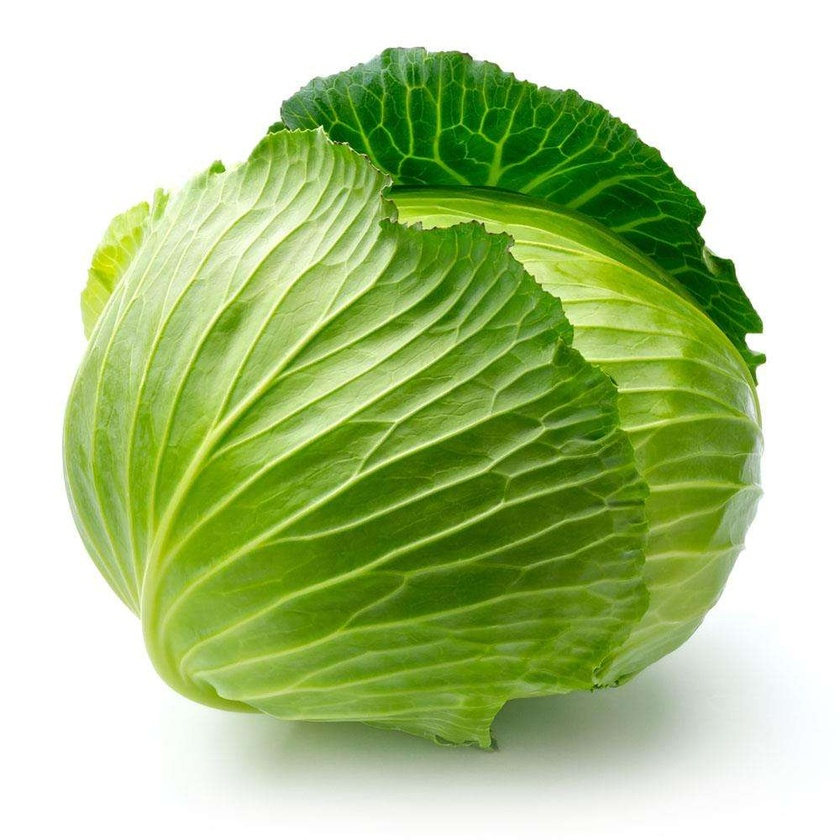
#> input picture 1.jpg, 840 x 840 px, shrunk from 1000 x 1000 before the run
$ jupyter execute 'edge detection.ipynb'   (older library calls are emulated)
#> lines starting #> are read from the running program, lines starting #| are printed output that depends on the picture
[cell 1]
# 导入需要的库
# 没有下载openCv请在终端输入：pip install opencv-python -i https://pypi.douban.com/simple
import cv2 as cv
from matplotlib import pyplot as plt

[cell 2]
# 画图函数
def img_show(title, image):
    plt.title(title)
    plt.imshow(image, cmap="gray")
    plt.show()

[cell 3]
# 读入图片
# 边缘检测算法需要灰度图
img = cv.imread("1.jpg", cv.IMREAD_GRAYSCALE)
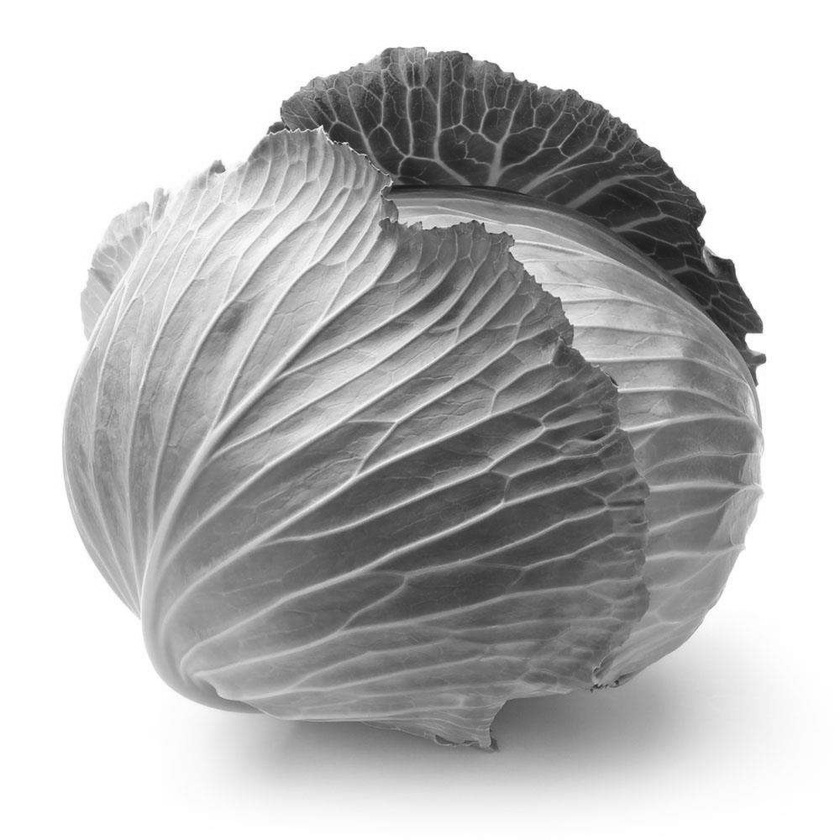
#> img: shape (840, 840); min 20, max 255, mean 186.2
img_show("grey-cabbage", img)

[cell 4]
# Sobel算子
# cv2.CV_64F防止梯度变为负，信息丢失

k_size = 3

# x, y方向
sobelx = cv.Sobel(img, cv.CV_64F, 1, 0, ksize = k_size)
sobely = cv.Sobel(img, cv.CV_64F, 0, 1, ksize = k_size)
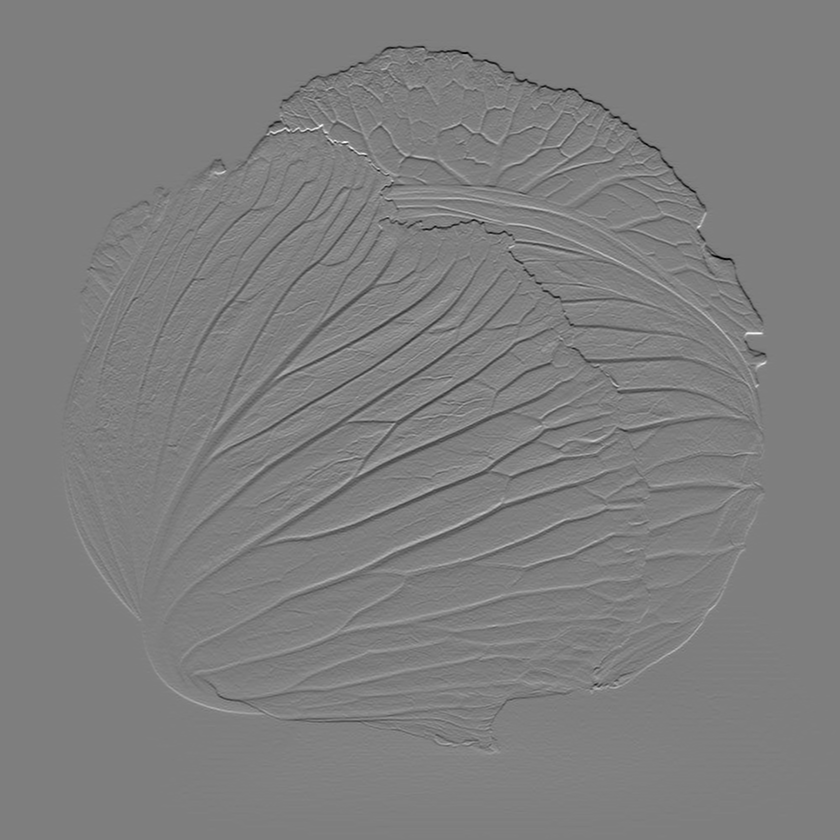
#> sobely: shape (840, 840) float64; min -659, max 666, mean 0; drawn with min black and max white

sobel_X = cv.convertScaleAbs(sobelx)
sobel_Y = cv.convertScaleAbs(sobely)

# 两张图片以一定权重混合
img_sobel = cv.addWeighted(sobel_X, 0.5, sobel_Y, 0.5, 0)
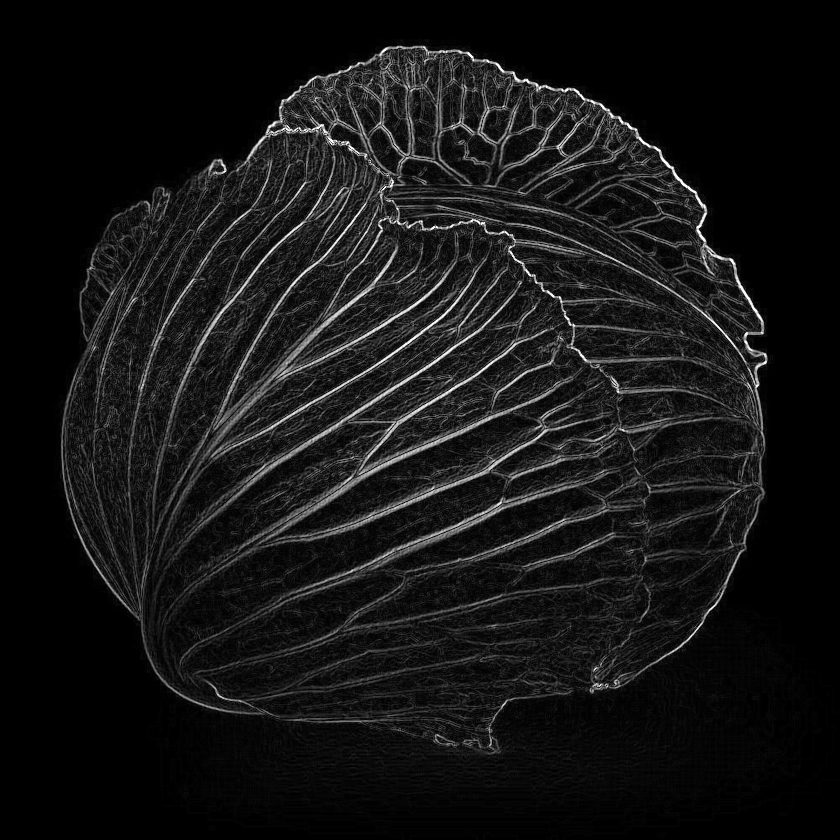
#> img_sobel: shape (840, 840); min 0, max 255, mean 21

img_show("sobel-cabbage", img_sobel)

[cell 5]
# scharr算子

scharr_x = cv.Scharr(img, cv.CV_8U, 1, 0)
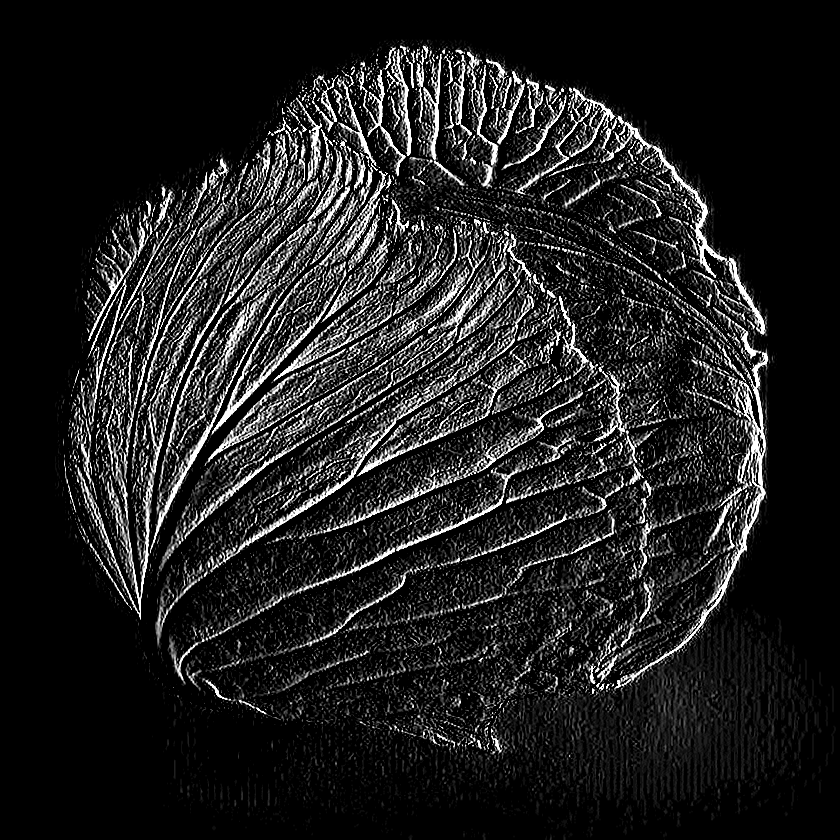
#> scharr_x: shape (840, 840); min 0, max 255, mean 31.7
scharr_y = cv.Scharr(img, cv.CV_8U, 0, 1)
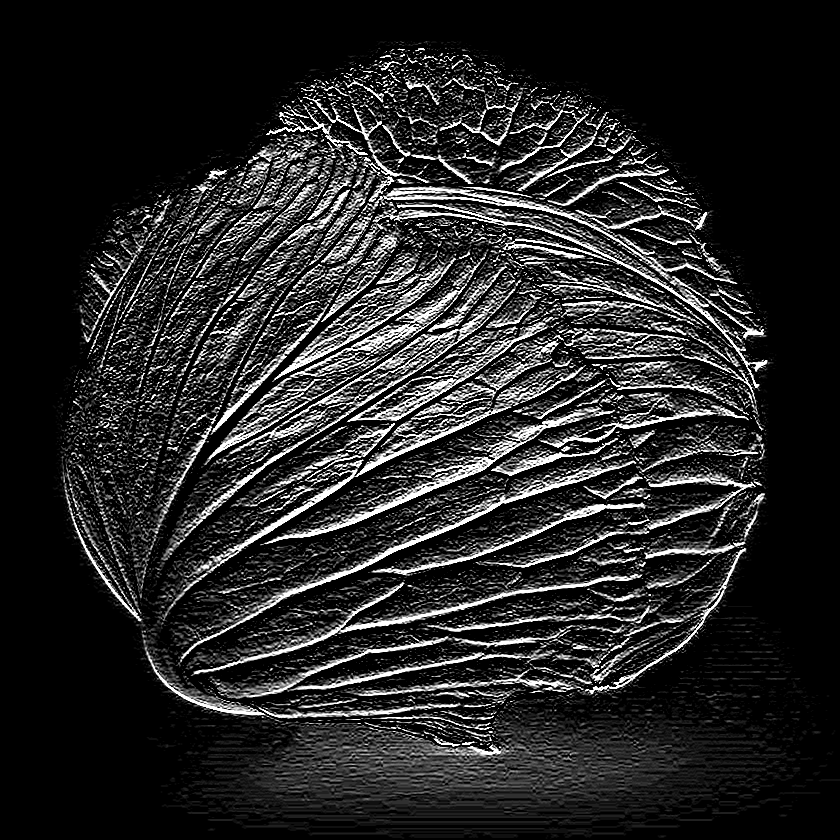
#> scharr_y: shape (840, 840); min 0, max 255, mean 38.3
scharrX = cv.convertScaleAbs(scharr_x)
scharrY = cv.convertScaleAbs(scharr_y)

img_scharr = cv.addWeighted(scharrX, 0.5, scharrY, 0.5, 0)
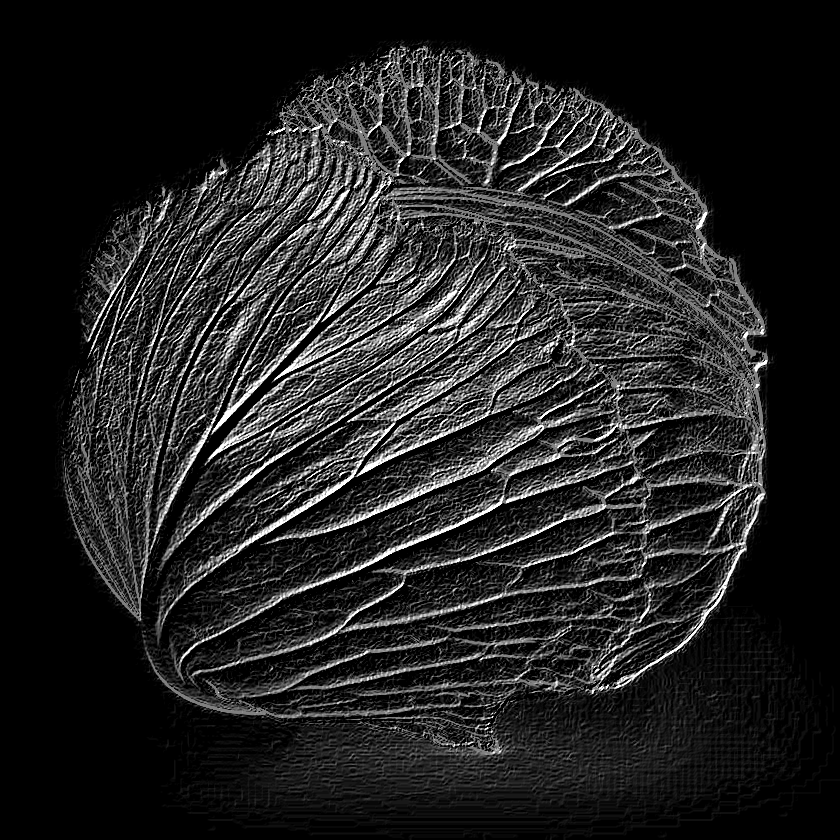
#> img_scharr: shape (840, 840); min 0, max 255, mean 35

img_show("scharr-cabbage", img_scharr)

$ run again, with 0.jpg copied over 1.jpg
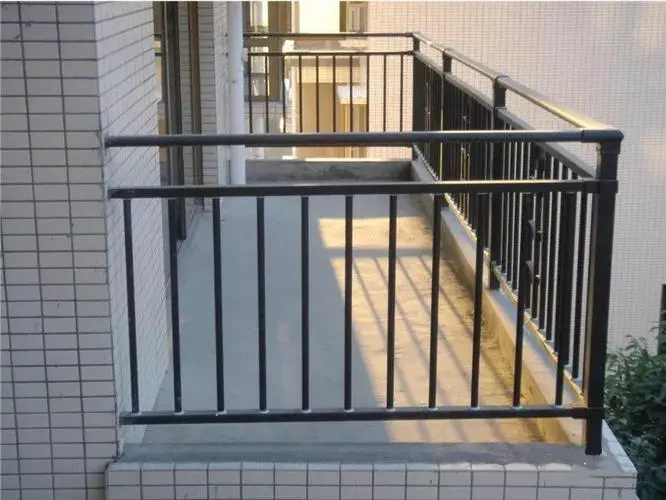
#> input picture 0.jpg, 666 x 500 px
#> `sobely = cv.Sobel(img, cv.CV_64F, 0, 1, ksize = k_size)`:
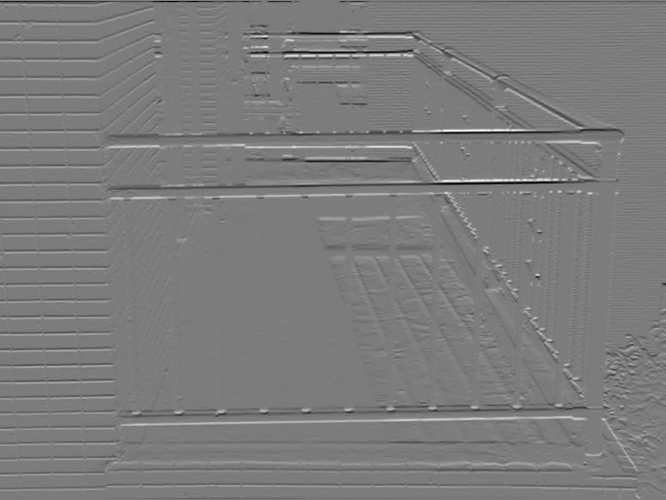
#> sobely: shape (500, 666) float64; min -782, max 819, mean -1.5; drawn with min black and max white
#> `img_scharr = cv.addWeighted(scharrX, 0.5, scharrY, 0.5, 0)`:
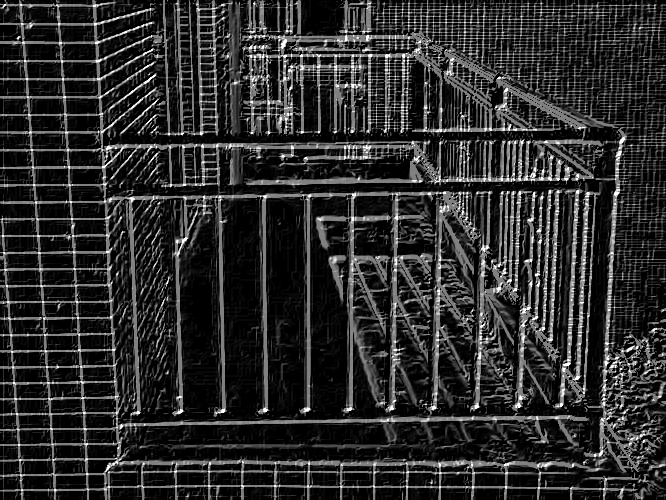
#> img_scharr: shape (500, 666); min 0, max 255, mean 44.3

$ run again, with 10.jpg copied over 1.jpg
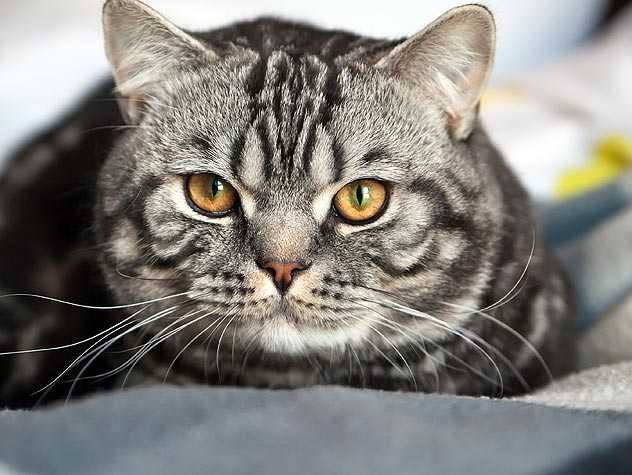
#> input picture 10.jpg, 632 x 475 px
#> `sobely = cv.Sobel(img, cv.CV_64F, 0, 1, ksize = k_size)`:
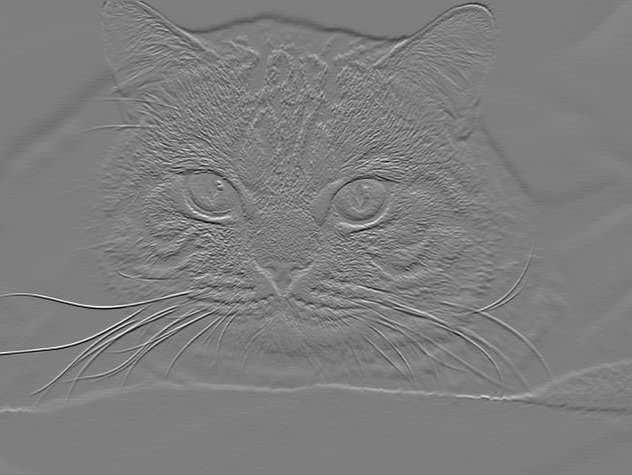
#> sobely: shape (475, 632) float64; min -1001, max 1013, mean -1.7; drawn with min black and max white
#> `img_scharr = cv.addWeighted(scharrX, 0.5, scharrY, 0.5, 0)`:
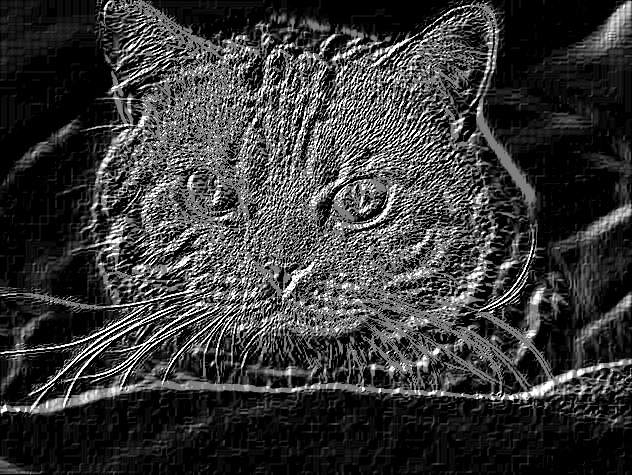
#> img_scharr: shape (475, 632); min 0, max 255, mean 56.6

$ run again, with 3.jpg copied over 1.jpg
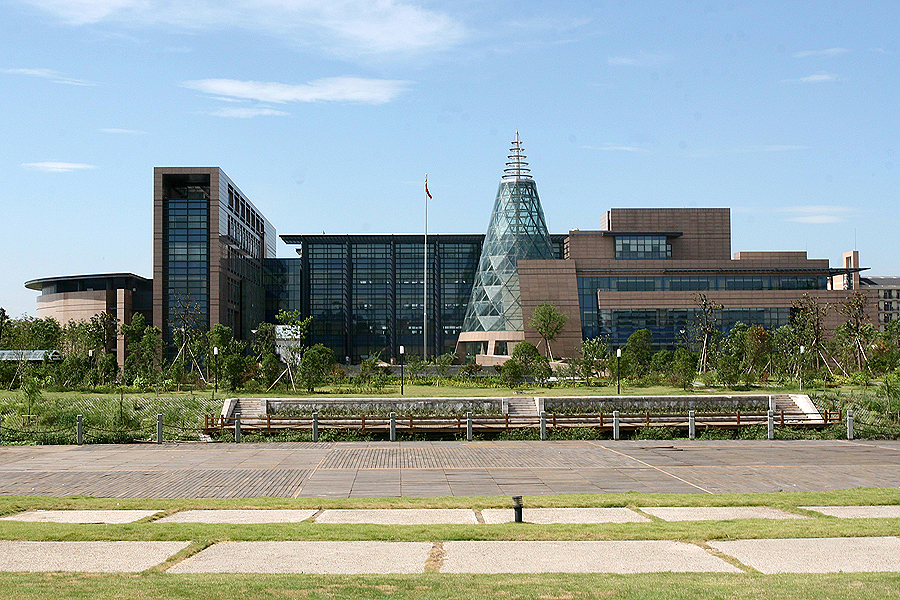
#> input picture 3.jpg, 900 x 600 px
#> `sobely = cv.Sobel(img, cv.CV_64F, 0, 1, ksize = k_size)`:
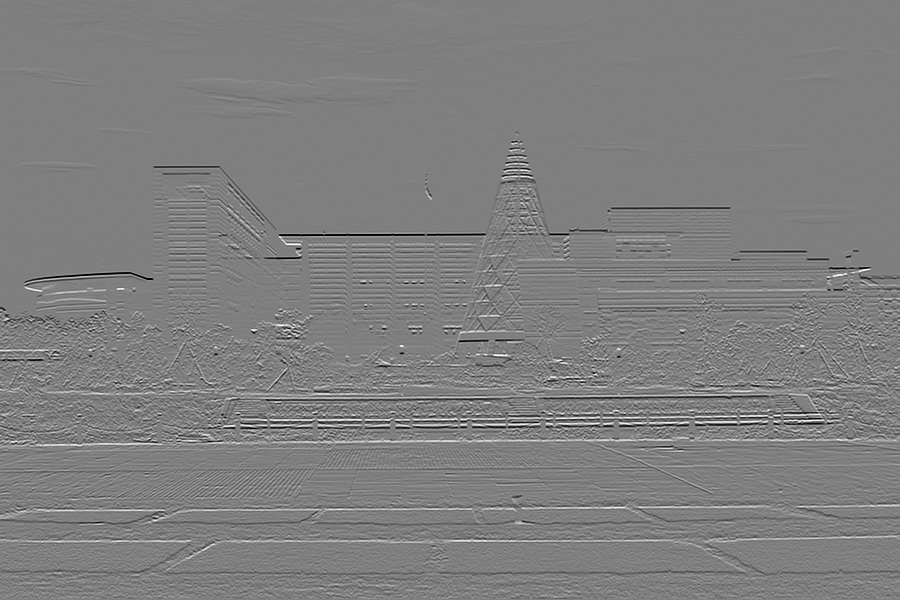
#> sobely: shape (600, 900) float64; min -1020, max 1020, mean -0.7; drawn with min black and max white
#> `img_scharr = cv.addWeighted(scharrX, 0.5, scharrY, 0.5, 0)`:
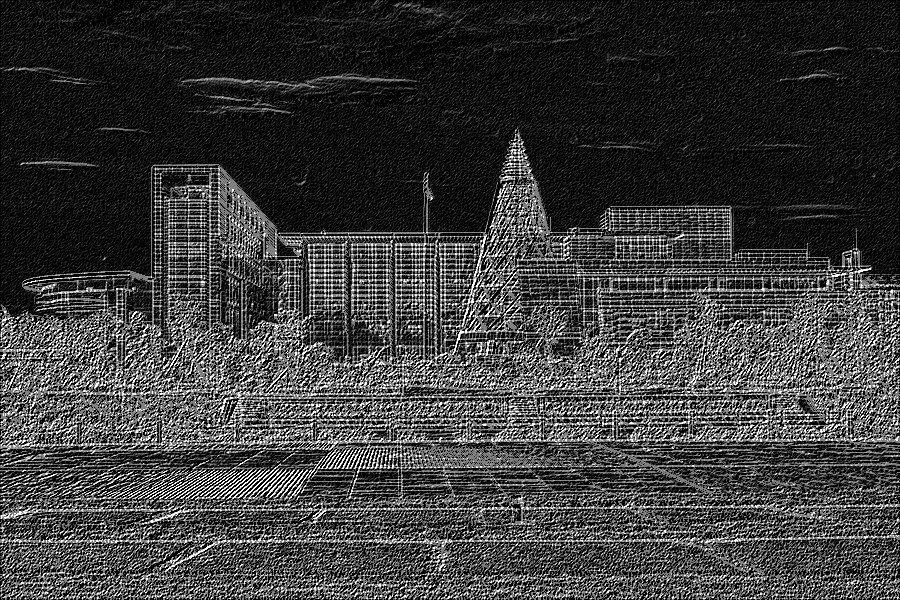
#> img_scharr: shape (600, 900); min 0, max 255, mean 59.4
